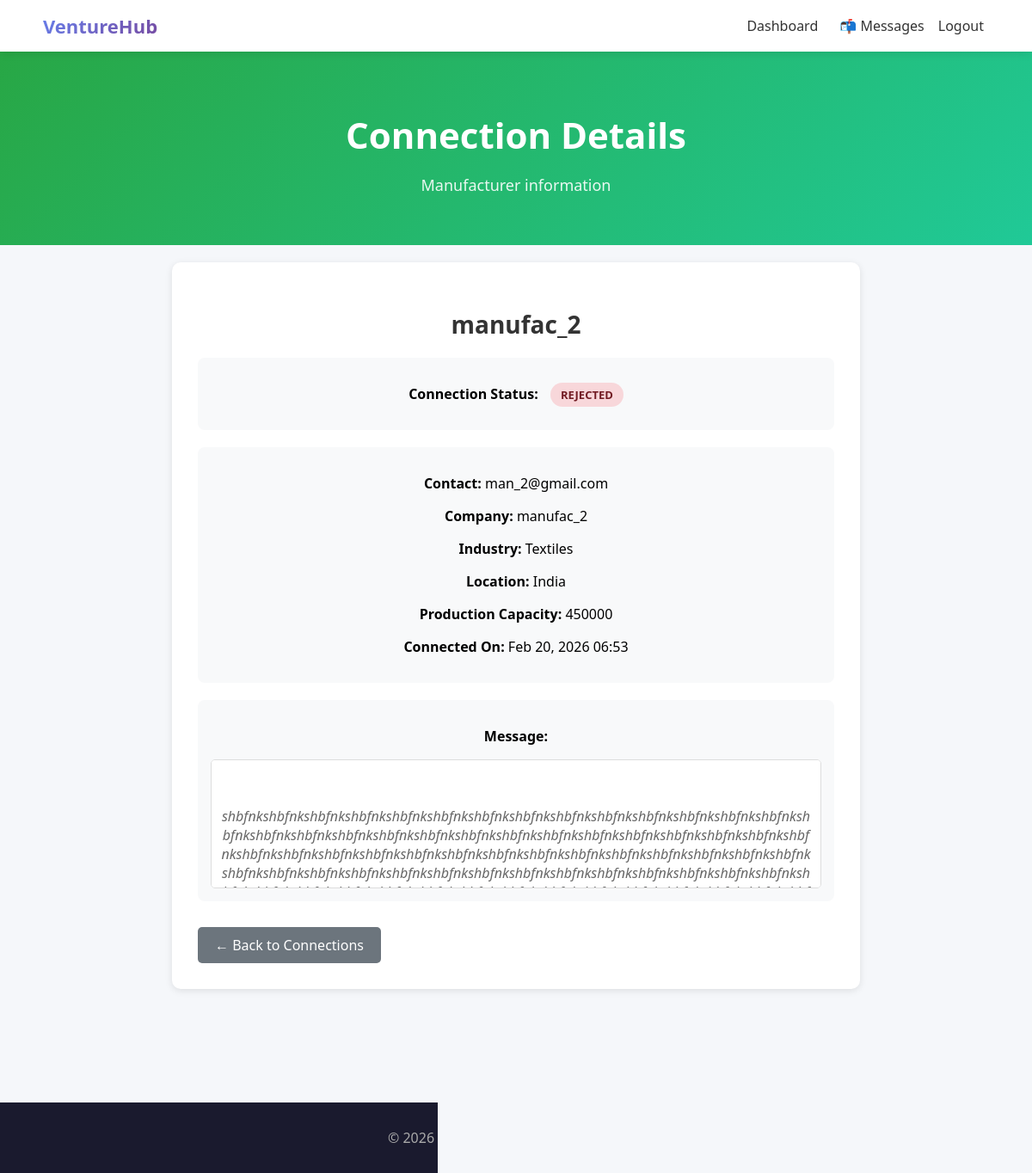
Screenshot of /startups/connection/7/ (signed in) with the database file from the repository.
### manufacturers/models.py (models this page shows, shortened)
class ConnectionRequest(models.Model):
    STATUS_CHOICES = (
        ('PENDING', 'Pending'),
        ('ACCEPTED', 'Accepted'),
        ('REJECTED', 'Rejected'),
    )
    manufacturer = models.ForeignKey(ManufacturerProfile, on_delete=models.CASCADE, related_name='connection_requests')
    startup = models.ForeignKey('startups.Startup', on_delete=models.CASCADE, related_name='manufacturer_requests')
    message = models.TextField(blank=True)
    status = models.CharField(max_length=20, choices=STATUS_CHOICES, default='PENDING')
    created_at = models.DateTimeField(default=timezone.now)
    class Meta:
        unique_together = ('manufacturer', 'startup')

class ManufacturerProfile(models.Model):
    user = models.OneToOneField(settings.AUTH_USER_MODEL, on_delete=models.CASCADE)
    company_name = models.CharField(max_length=255, blank=True)
    industry = models.CharField(max_length=200, blank=True, default='')
    production_capacity = models.IntegerField(default=0)
    location = models.CharField(max_length=200, blank=True, default='')
    email = models.EmailField(blank=True)
    phone = models.CharField(max_length=20, blank=True)

### accounts/models.py (models this page shows, shortened)
class User(AbstractUser):
    ROLE_CHOICES = (
        ('INVESTOR', 'Investor'),
        ('STARTUP', 'Startup'),
        ('MANUFACTURER', 'Manufacturer'),
        ('ADMIN', 'Admin'),
    )
    role = models.CharField(max_length=20, choices=ROLE_CHOICES)
    def is_startup(self):
        return self.role == 'STARTUP'

### startups/views.py (the view)
# urls.py: path('connection/<int:connection_id>/', views.startup_connection_detail, name='startup_connection_detail'),
@login_required(login_url='startup_login')
def startup_connection_detail(request, connection_id):
    if not request.user.is_startup():
        return redirect('home')
    startup = get_object_or_404(Startup, founder=request.user)
    connection = get_object_or_404(ConnectionRequest, id=connection_id, startup=startup)
    return render(request, 'startups/connection_detail.html', {
        'connection': connection,
    })

### startups/templates/startups/connection_detail.html (shortened to what this page needs)
{% extends 'base.html' %}
{% block content %}
<div class="hero" style="padding: 40px 20px; background: linear-gradient(135deg, #28a745 0%, #20c997 100%);">
    <h1>Connection Details</h1>
    <p>Manufacturer information</p>
</div>
<div class="section" style="padding: 20px 50px;">
    <div style="max-width: 800px; margin: 0 auto;">
        <div style="background: white; border-radius: 10px; padding: 30px; box-shadow: 0 2px 8px rgba(0,0,0,0.1);">
            <h2 style="margin-bottom: 20px; color: #333;">{{ connection.manufacturer.company_name|default:connection.manufacturer.user.username }}</h2>
            <div style="margin-bottom: 20px; padding: 15px; background: #f8f9fa; border-radius: 8px;">
                <p><strong>Connection Status:</strong>
                    <span style="padding: 5px 12px; border-radius: 15px; font-size: 13px; font-weight: bold; margin-left: 10px;
                        {% if connection.status == 'ACCEPTED' %}background: #d4edda; color: #155724;
                        {% elif connection.status == 'REJECTED' %}background: #f8d7da; color: #721c24;
                        {% else %}background: #fff3cd; color: #856404;{% endif %}">
                        {{ connection.status }}
                    </span>
                </p>
            </div>
            <div style="margin-bottom: 20px; padding: 15px; background: #f8f9fa; border-radius: 8px;">
                <p><strong>Contact:</strong> {{ connection.manufacturer.user.email }}</p>
                <p><strong>Company:</strong> {{ connection.manufacturer.company_name|default:"—" }}</p>
                <p><strong>Industry:</strong> {{ connection.manufacturer.industry|default:"—" }}</p>
                <p><strong>Location:</strong> {{ connection.manufacturer.location|default:"—" }}</p>
                <p><strong>Production Capacity:</strong> {{ connection.manufacturer.production_capacity|default:"—" }}</p>
                <p><strong>Connected On:</strong> {{ connection.created_at|date:"M d, Y H:i" }}</p>
            </div>
            {% if connection.message %}
            <div style="margin-bottom: 20px; padding: 15px; background: #f8f9fa; border-radius: 8px;">
                <p><strong>Message:</strong></p>
                <div style="background: white; border: 1px solid #ddd; border-radius: 5px; padding: 10px; height: 150px; overflow-y: scroll; margin-top: 10px; font-style: italic; color: #666; word-wrap: break-word; white-space: pre-wrap; overflow-wrap: break-word;">
                </div>
            </div>
            {% endif %}
            <div style="margin-top: 30px; display: flex; gap: 10px;">
                <a href="{% url 'startup_connection_history' %}" class="btn" style="background: #6c757d; padding: 10px 20px; text-decoration: none; border-radius: 5px; color: white;">← Back to Connections</a>
            </div>
        </div>
    </div>
</div>
<div style="text-align: center; padding: 20px;">
    <a href="{% url 'startup_dashboard' %}" style="color: #666; text-decoration: none;">← Back to Dashboard</a>
</div>
{% endblock %}

### templates/base.html (style rules this page uses)
* { box-sizing: border-box; }
body { margin: 0; font-family: 'Segoe UI', Arial, sans-serif; background: #f5f7fa; min-height: 100vh; }
.btn { padding: 10px 20px; background: linear-gradient(135deg, #667eea 0%, #764ba2 100%); color: white; text-decoration: none; border-radius: 5px; font-weight: 500; transition: transform 0.2s, box-shadow 0.2s; display: inline-block; }
.hero { text-align: center; padding: 80px 20px; background: linear-gradient(135deg, #667eea 0%, #764ba2 100%); color: white; }
.hero h1 { font-size: 42px; margin-bottom: 15px; font-weight: 700; }
.hero p { font-size: 18px; opacity: 0.9; }
.section { padding: 60px 20px; text-align: center; max-width: 1200px; margin: 0 auto; }
.section h2 { font-size: 28px; margin-bottom: 10px; color: #333; }

### rows the page displays
ConnectionRequest: manufacturer.company_name "manufac_2", status "REJECTED", manufacturer.user.email "man_2@gmail.com", manufacturer.industry "Textiles", manufacturer.location "India", manufacturer.production_capacity "450000", created_at "Feb 20, 2026 06:53"
